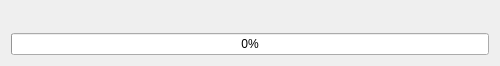
<?xml version="1.0" encoding="UTF-8"?>
<ui version="4.0">
 <class>ProgressDialog</class>
 <widget class="QDialog" name="ProgressDialog">
  <property name="windowModality">
   <enum>Qt::NonModal</enum>
  </property>
  <property name="geometry">
   <rect>
    <x>0</x>
    <y>0</y>
    <width>500</width>
    <height>66</height>
   </rect>
  </property>
  <property name="windowTitle">
   <string>ProgressDialog</string>
  </property>
  <layout class="QGridLayout" name="gridLayout">
   <item row="0" column="0">
    <widget class="QLabel" name="label">
     <property name="text">
      <string/>
     </property>
    </widget>
   </item>
   <item row="1" column="0">
    <widget class="QProgressBar" name="progress">
     <property name="value">
      <number>0</number>
     </property>
    </widget>
   </item>
  </layout>
 </widget>
 <resources/>
 <connections/>
</ui>
